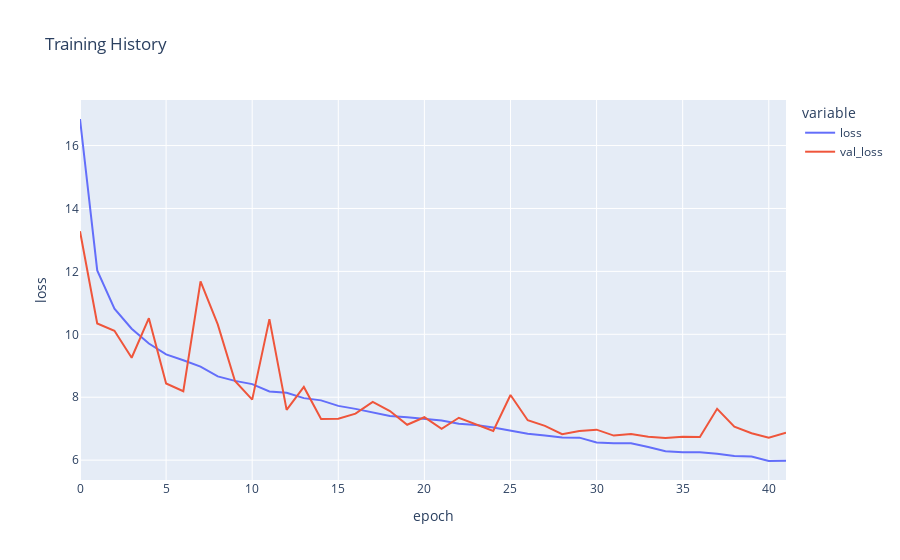

Write notebook code for a chart like this one.
### Code cell
# Chart

figure_age = px.line(
    history_age.history, y=['loss', 'val_loss'],
    labels={'index': 'epoch', 'value': 'loss'}, 
    title='Training History')

figure_age.show()

### Figure 1 — Plotly figure (JSON) as saved in the notebook; plotly's stock layout.template omitted (floating-point values rounded to 4 significant figures)
{"data": [{"hovertemplate": "variable=loss<br>epoch=%{x}<br>loss=%{y}<extra></extra>", "legendgroup": "loss", "line": {"color": "#636efa", "dash": "solid"}, "marker": {"symbol": "circle"}, "mode": "lines", "name": "loss", "orientation": "v", "showlegend": true, "type": "scatter", "x": [0, 1, 2, 3, 4, 5, 6, 7, 8, 9, 10, 11, 12, 13, 14, 15, 16, 17, 18, 19, 20, 21, 22, 23, 24, 25, 26, 27, 28, 29, 30, 31, 32, 33, 34, 35, 36, 37, 38, 39, 40, 41], "xaxis": "x", "y": [16.84, 12.03, 10.82, 10.18, 9.707, 9.361, 9.176, 8.972, 8.663, 8.519, 8.416, 8.184, 8.143, 7.971, 7.9, 7.725, 7.629, 7.517, 7.402, 7.365, 7.309, 7.258, 7.155, 7.117, 7.037, 6.935, 6.837, 6.785, 6.717, 6.715, 6.56, 6.536, 6.534, 6.42, 6.28, 6.25, 6.254, 6.204, 6.134, 6.115, 5.972, 5.978], "yaxis": "y"}, {"hovertemplate": "variable=val_loss<br>epoch=%{x}<br>loss=%{y}<extra></extra>", "legendgroup": "val_loss", "line": {"color": "#EF553B", "dash": "solid"}, "marker": {"symbol": "circle"}, "mode": "lines", "name": "val_loss", "orientation": "v", "showlegend": true, "type": "scatter", "x": [0, 1, 2, 3, 4, 5, 6, 7, 8, 9, 10, 11, 12, 13, 14, 15, 16, 17, 18, 19, 20, 21, 22, 23, 24, 25, 26, 27, 28, 29, 30, 31, 32, 33, 34, 35, 36, 37, 38, 39, 40, 41], "xaxis": "x", "y": [13.28, 10.35, 10.11, 9.255, 10.51, 8.438, 8.189, 11.68, 10.31, 8.516, 7.924, 10.48, 7.599, 8.327, 7.31, 7.317, 7.479, 7.849, 7.562, 7.124, 7.363, 6.996, 7.346, 7.132, 6.925, 8.07, 7.269, 7.088, 6.826, 6.923, 6.969, 6.78, 6.828, 6.743, 6.702, 6.743, 6.733, 7.633, 7.065, 6.854, 6.714, 6.871], "yaxis": "y"}], "layout": {"legend": {"title": {"text": "variable"}, "tracegroupgap": 0}, "title": {"text": "Training History"}, "xaxis": {"anchor": "y", "domain": [0, 1], "title": {"text": "epoch"}}, "yaxis": {"anchor": "x", "domain": [0, 1], "title": {"text": "loss"}}}}
